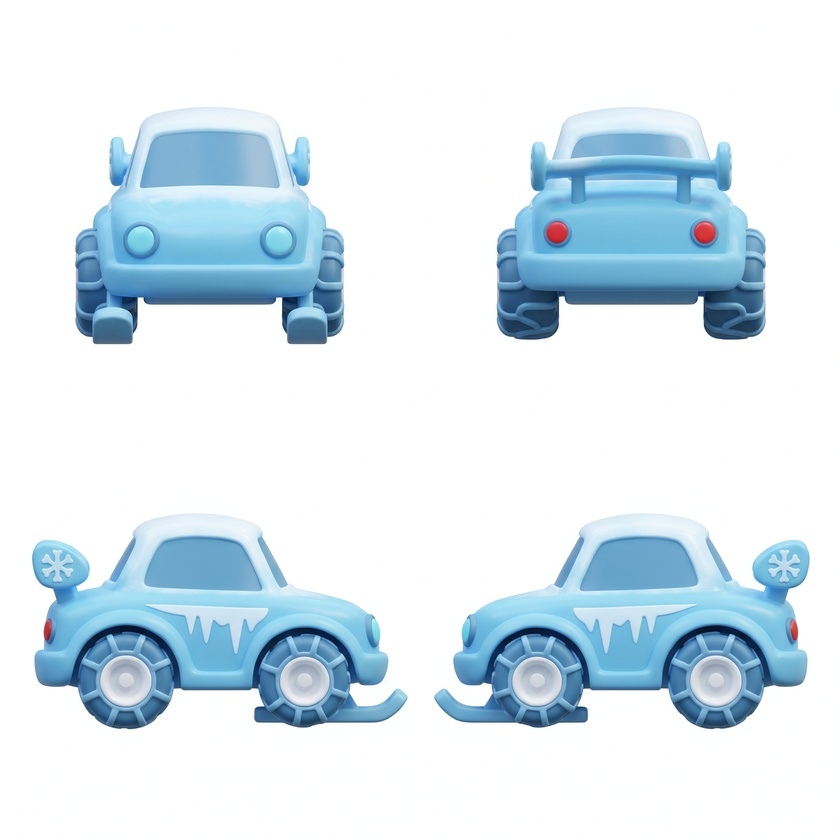
#> input picture assets/ref/car-buzul-sheet.jpg, 840 x 840 px, shrunk from 2048 x 2048 before the run
$ python views.py ../../assets/ref/car-buzul-sheet.jpg ../../assets/ref/car-cakal-sheet.jpg
#> lines starting #> are read from the running program, lines starting #| are printed output that depends on the picture
"""Split a 2x2 orthographic reference sheet into front/back/left/right square PNGs."""
import sys
from PIL import Image

sheet, prefix = sys.argv[1], sys.argv[2]
im = Image.open(sheet).convert('RGB')
#> im is the input picture: PIL image 840x840 RGB; mean R, G, B 218.6, 232.4, 240.6
W, H = im.size
#> W = 840; H = 840
for k, b in {'front': (0, 0, W // 2, H // 2), 'back': (W // 2, 0, W, H // 2), 'left': (0, H // 2, W // 2, H), 'right': (W // 2, H // 2, W, H)}.items():
    c = im.crop(b)
    s = max(c.size)
    sq = Image.new('RGB', (s, s), (255, 255, 255))
    sq.paste(c, ((s - c.size[0]) // 2, (s - c.size[1]) // 2))
    sq.save(f'{prefix}-{k}.png')
#> this loop made 4 passes
#> pass 1, `c = im.crop(b)`:
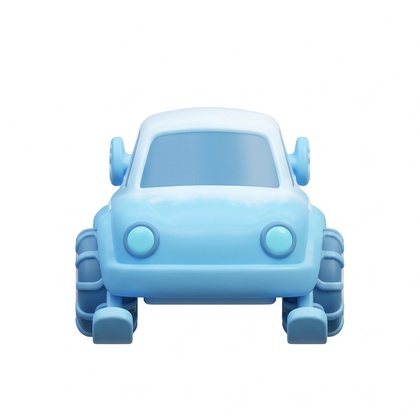
#> c: PIL image 420x420 RGB; mean R, G, B 222.3, 235.5, 243.2
#> pass 2, `c = im.crop(b)`:
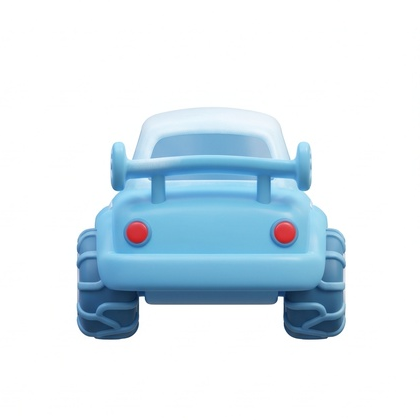
#> c: PIL image 420x420 RGB; mean R, G, B 218.8, 231.9, 239.9
#> pass 3, `c = im.crop(b)`:
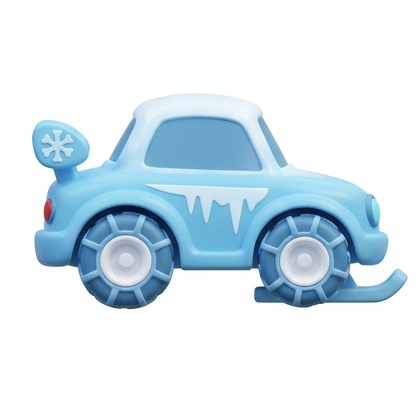
#> c: PIL image 420x420 RGB; mean R, G, B 216.9, 231.2, 239.7
#> after the loop:
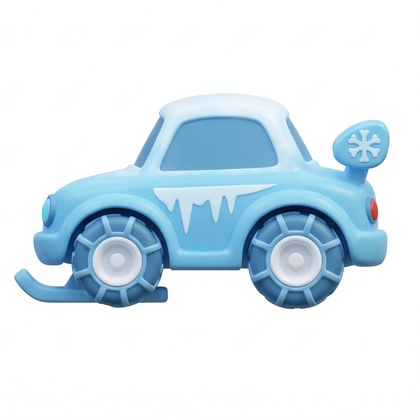
#> c: PIL image 420x420 RGB; mean R, G, B 216.6, 231.1, 239.7
print('ok', prefix)

$ run again, on assets/ref/car-hero-sheet.jpg
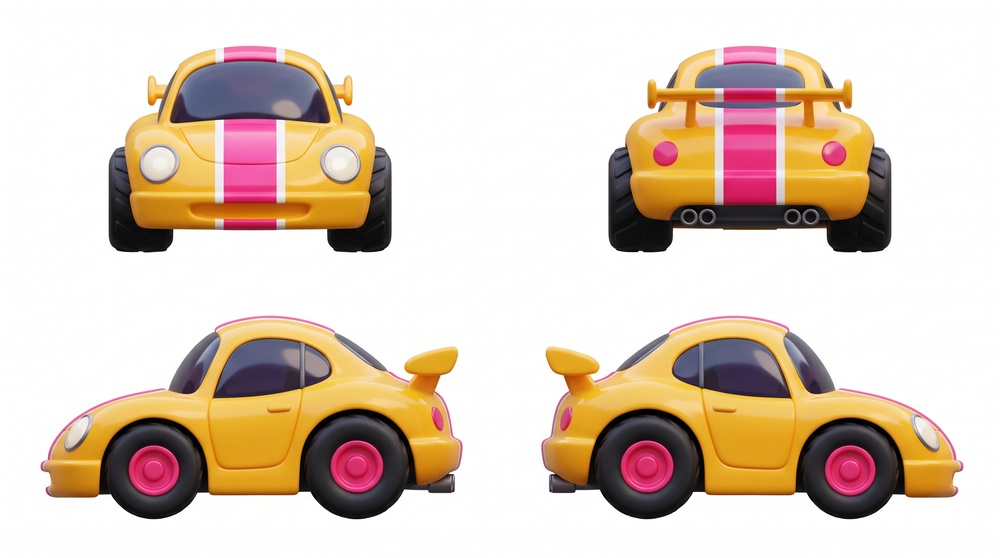
#> input picture assets/ref/car-hero-sheet.jpg, 1000 x 558 px, shrunk from 2752 x 1536 before the run
#> im is the input picture: PIL image 1000x558 RGB; mean R, G, B 221.8, 205, 190.4
#> after the loop `for k, b in {'front': (0, 0, W // 2, H // 2), 'back': (W // 2, 0, W, H..`:
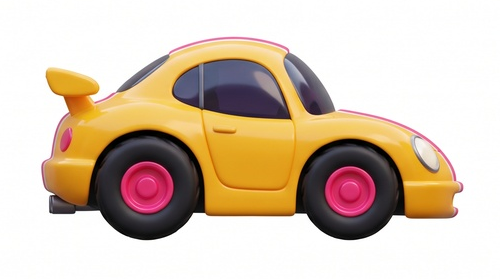
#> c: PIL image 500x279 RGB; mean R, G, B 215.1, 197.1, 178.3
#> after the loop `for k, b in {'front': (0, 0, W // 2, H // 2), 'back': (W // 2, 0, W, H..`:
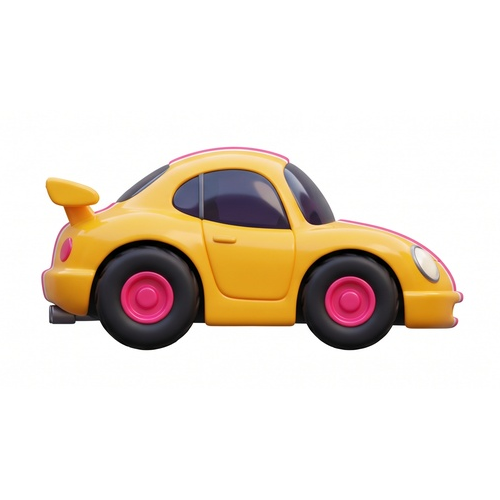
#> sq: PIL image 500x500 RGB; mean R, G, B 232.7, 222.7, 212.2
